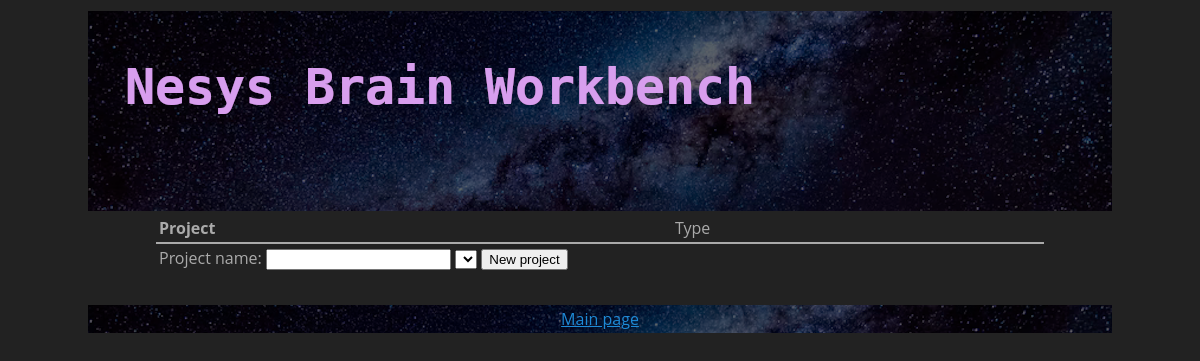
/projects.php, run on an earlier commit of the app's database.
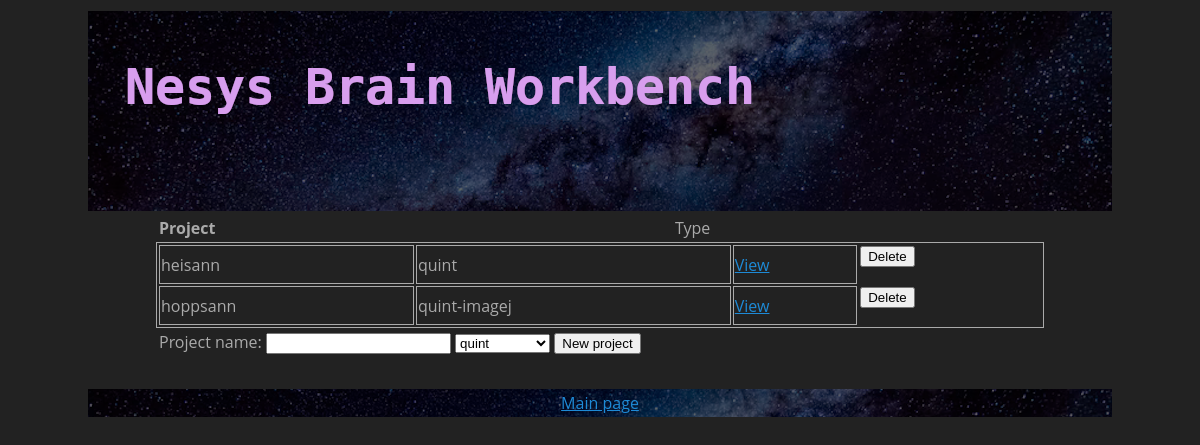
And on a later commit of the database.
### tables this page shows
CREATE TABLE `project` (
  `id` int NOT NULL AUTO_INCREMENT,
  `name` varchar(128) NOT NULL,
  `projecttype_id` int NOT NULL,
  PRIMARY KEY (`id`)
);

CREATE TABLE `projecttype` (
  `id` int NOT NULL AUTO_INCREMENT,
  `value` varchar(60) NOT NULL,
  PRIMARY KEY (`id`)
);

### www/projects.php (the view, shortened to what this page needs)
<?php
include "inc/header.php";
?>
<?php
$projecttypes = $c->query("select id,value from projecttype;")
?>
<table class="central">
  <tr>
    <td><b>Project</td><td>Type</td><td></td><td></td></tr>
<table class="wb">
<?php
    $res = $c->query("select project.id, project.name, projecttype.value from project inner join projecttype on projecttype.id=project.projecttype_id;");
    while ($r = $res->fetch_assoc()) {
        print "<tr>";
        print "<td class=\"wb\">".$r['name']."</td>";
        print "<td class=\"wb\">".$r['value']."</td>";
        print "<td class=\"wb\"><a href=\"project.php?id=".$r['id']."\">View</a></td>";
        print "<td><form method=\"post\" action=\"projects.php\">";
        print "<input type=\"submit\" value=\"Delete\">";
        print "</form>";
        print "</tr>";
    }
?>
</table>
<table class="central"><tr><td>
<form  method="post" action="projects.php">
  <label for="name">Project name:</label>
  <input type="text" id="pname" name="pname">
  <select name="projecttype">
    <?php
  while ($r = $projecttypes->fetch_assoc()) {
    print "<option value=\"".$r['id']."\">".$r['value']."</option>";
  }
    ?>
  </select>
  <input type="submit" value="New project">
</form>
  </td></tr>
</table>
<p>
</tr></td></table>
<?php
include"inc/footer.php";
?>
</body>
</html>

### www/inc/header.php (shortened to what this page needs)
<html>
<head>
  <link rel="stylesheet" href="css/dark-theme.css">
</head>
<body>
<table align="center">
<tr><td>
<img src="img/header1.png">
</td></tr>
</table>

### www/inc/footer.php
<table  align="center" class="footer" background="img/footer1.png" width=1024>
<tr>
<td><a href="index.php">Main page</td>
</tr>
</table>

### www/css/dark-theme.css (style rules this page uses)
* { -webkit-box-sizing: border-box; box-sizing: border-box; }
th.wb, td.wb { border: 1px solid; }
table.wb { border: 1px solid; margin-left: auto; margin-right: auto; width: 75%; }
table.footer, th.footer, td.footer { margin-left: auto; margin-right: auto; text-align: center; }
table.central, th.central, td.central { margin-left: auto; margin-right: auto; width:75%; }
body { font-family: 'Open Sans', sans-serif; line-height: 1.75em; font-size: 16px; background-color: #222; color: #aaa; }
p { font-size: 16px; }
a[href] { color: #1e8ad6; }
img { max-width: 100%; }

What changed in the data, as far as the page shows it:
added project: name "heisann", projecttype.value "quint"
added project: name "hoppsann", projecttype.value "quint-imagej"
Also different on the page:
form field projecttype: (not shown) → "quint"
